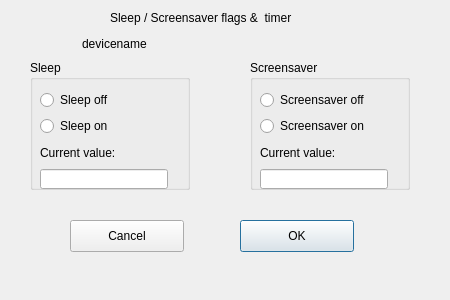
<?xml version="1.0" encoding="UTF-8"?>
<ui version="4.0">
 <class>sleepDialog</class>
 <widget class="QDialog" name="sleepDialog">
  <property name="enabled">
   <bool>true</bool>
  </property>
  <property name="geometry">
   <rect>
    <x>0</x>
    <y>0</y>
    <width>450</width>
    <height>300</height>
   </rect>
  </property>
  <property name="minimumSize">
   <size>
    <width>450</width>
    <height>300</height>
   </size>
  </property>
  <property name="maximumSize">
   <size>
    <width>450</width>
    <height>300</height>
   </size>
  </property>
  <property name="windowTitle">
   <string>Dialog</string>
  </property>
  <widget class="QPushButton" name="okButton">
   <property name="geometry">
    <rect>
     <x>240</x>
     <y>220</y>
     <width>114</width>
     <height>32</height>
    </rect>
   </property>
   <property name="text">
    <string>OK</string>
   </property>
  </widget>
  <widget class="QPushButton" name="cancelButton">
   <property name="geometry">
    <rect>
     <x>70</x>
     <y>220</y>
     <width>114</width>
     <height>32</height>
    </rect>
   </property>
   <property name="text">
    <string>Cancel</string>
   </property>
  </widget>
  <widget class="QGroupBox" name="groupBox">
   <property name="geometry">
    <rect>
     <x>30</x>
     <y>60</y>
     <width>160</width>
     <height>130</height>
    </rect>
   </property>
   <property name="title">
    <string>Sleep</string>
   </property>
   <widget class="QWidget" name="layoutWidget">
    <property name="geometry">
     <rect>
      <x>10</x>
      <y>30</y>
      <width>128</width>
      <height>99</height>
     </rect>
    </property>
    <layout class="QVBoxLayout" name="verticalLayout_2">
     <item>
      <widget class="QRadioButton" name="sleepOff">
       <property name="text">
        <string>Sleep off</string>
       </property>
      </widget>
     </item>
     <item>
      <widget class="QRadioButton" name="sleepOn">
       <property name="text">
        <string>Sleep on</string>
       </property>
      </widget>
     </item>
     <item>
      <widget class="QLabel" name="sleepValue1">
       <property name="minimumSize">
        <size>
         <width>0</width>
         <height>21</height>
        </size>
       </property>
       <property name="maximumSize">
        <size>
         <width>16777215</width>
         <height>21</height>
        </size>
       </property>
       <property name="text">
        <string>Current value:</string>
       </property>
      </widget>
     </item>
     <item>
      <widget class="QLineEdit" name="sleepEdit">
       <property name="toolTip">
        <string>Sleep timer start value in milliseconds</string>
       </property>
      </widget>
     </item>
    </layout>
   </widget>
  </widget>
  <widget class="QGroupBox" name="groupBox_2">
   <property name="geometry">
    <rect>
     <x>250</x>
     <y>60</y>
     <width>160</width>
     <height>130</height>
    </rect>
   </property>
   <property name="title">
    <string>Screensaver</string>
   </property>
   <widget class="QWidget" name="layoutWidget">
    <property name="geometry">
     <rect>
      <x>10</x>
      <y>30</y>
      <width>128</width>
      <height>99</height>
     </rect>
    </property>
    <layout class="QVBoxLayout" name="verticalLayout">
     <item>
      <widget class="QRadioButton" name="screenOff">
       <property name="text">
        <string>Screensaver off</string>
       </property>
      </widget>
     </item>
     <item>
      <widget class="QRadioButton" name="screenOn">
       <property name="text">
        <string>Screensaver on</string>
       </property>
      </widget>
     </item>
     <item>
      <widget class="QLabel" name="screenValue1">
       <property name="minimumSize">
        <size>
         <width>0</width>
         <height>21</height>
        </size>
       </property>
       <property name="maximumSize">
        <size>
         <width>16777215</width>
         <height>21</height>
        </size>
       </property>
       <property name="text">
        <string>Current value:</string>
       </property>
      </widget>
     </item>
     <item>
      <widget class="QLineEdit" name="screenEdit">
       <property name="toolTip">
        <string>Screensaver start time in milliseconds</string>
       </property>
      </widget>
     </item>
    </layout>
   </widget>
  </widget>
  <widget class="QLabel" name="androidLabel">
   <property name="geometry">
    <rect>
     <x>180</x>
     <y>490</y>
     <width>46</width>
     <height>16</height>
    </rect>
   </property>
   <property name="text">
    <string>android</string>
   </property>
  </widget>
  <widget class="QLabel" name="label">
   <property name="geometry">
    <rect>
     <x>110</x>
     <y>10</y>
     <width>224</width>
     <height>16</height>
    </rect>
   </property>
   <property name="text">
    <string>Sleep / Screensaver flags &amp;  timer</string>
   </property>
  </widget>
  <widget class="QLabel" name="deviceLabel">
   <property name="geometry">
    <rect>
     <x>82</x>
     <y>36</y>
     <width>103</width>
     <height>16</height>
    </rect>
   </property>
   <property name="text">
    <string>devicename</string>
   </property>
  </widget>
 </widget>
 <resources/>
 <connections>
  <connection>
   <sender>cancelButton</sender>
   <signal>clicked()</signal>
   <receiver>sleepDialog</receiver>
   <slot>reject()</slot>
   <hints>
    <hint type="sourcelabel">
     <x>126</x>
     <y>225</y>
    </hint>
    <hint type="destinationlabel">
     <x>206</x>
     <y>135</y>
    </hint>
   </hints>
  </connection>
  <connection>
   <sender>okButton</sender>
   <signal>clicked()</signal>
   <receiver>sleepDialog</receiver>
   <slot>accept()</slot>
   <hints>
    <hint type="sourcelabel">
     <x>266</x>
     <y>225</y>
    </hint>
    <hint type="destinationlabel">
     <x>206</x>
     <y>135</y>
    </hint>
   </hints>
  </connection>
 </connections>
</ui>
